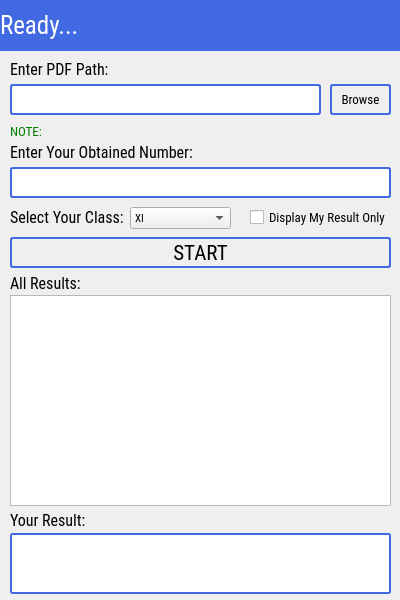
<?xml version="1.0" encoding="UTF-8"?>
<ui version="4.0">
 <class>Dialog</class>
 <widget class="QDialog" name="Dialog">
  <property name="geometry">
   <rect>
    <x>0</x>
    <y>0</y>
    <width>400</width>
    <height>600</height>
   </rect>
  </property>
  <property name="minimumSize">
   <size>
    <width>400</width>
    <height>600</height>
   </size>
  </property>
  <property name="maximumSize">
   <size>
    <width>400</width>
    <height>600</height>
   </size>
  </property>
  <property name="font">
   <font>
    <pointsize>8</pointsize>
   </font>
  </property>
  <property name="windowTitle">
   <string>Dialog</string>
  </property>
  <property name="styleSheet">
   <string notr="true"/>
  </property>
  <widget class="QLineEdit" name="pdfPathInput">
   <property name="geometry">
    <rect>
     <x>10</x>
     <y>84</y>
     <width>311</width>
     <height>31</height>
    </rect>
   </property>
   <property name="toolTip">
    <string>Enter PDF File path of result</string>
   </property>
   <property name="styleSheet">
    <string notr="true">border-style: solid;
border-radius: 3px;
border-color: royalblue;
border-width: 2px;</string>
   </property>
  </widget>
  <widget class="QLineEdit" name="obtNumberInput">
   <property name="geometry">
    <rect>
     <x>10</x>
     <y>167</y>
     <width>381</width>
     <height>31</height>
    </rect>
   </property>
   <property name="toolTip">
    <string>Enter Your Obtained Number </string>
   </property>
   <property name="styleSheet">
    <string notr="true">border-style: solid;
border-radius: 3px;
border-color: royalblue;
border-width: 2px;</string>
   </property>
  </widget>
  <widget class="QLabel" name="pdfPathLabel">
   <property name="geometry">
    <rect>
     <x>10</x>
     <y>61</y>
     <width>111</width>
     <height>16</height>
    </rect>
   </property>
   <property name="font">
    <font>
     <family>Roboto Condensed</family>
     <pointsize>12</pointsize>
    </font>
   </property>
   <property name="text">
    <string>Enter PDF Path:</string>
   </property>
  </widget>
  <widget class="QToolButton" name="browseButton">
   <property name="geometry">
    <rect>
     <x>330</x>
     <y>84</y>
     <width>61</width>
     <height>31</height>
    </rect>
   </property>
   <property name="font">
    <font>
     <family>Roboto Condensed</family>
     <pointsize>10</pointsize>
    </font>
   </property>
   <property name="toolTip">
    <string>Browse PDF File of Result</string>
   </property>
   <property name="styleSheet">
    <string notr="true">border-style: solid;
border-radius: 3px;
border-color: royalblue;
border-width: 2px;</string>
   </property>
   <property name="text">
    <string>Browse</string>
   </property>
  </widget>
  <widget class="QLabel" name="obtnumberlabel">
   <property name="geometry">
    <rect>
     <x>10</x>
     <y>144</y>
     <width>201</width>
     <height>16</height>
    </rect>
   </property>
   <property name="font">
    <font>
     <family>Roboto Condensed</family>
     <pointsize>12</pointsize>
    </font>
   </property>
   <property name="text">
    <string>Enter Your Obtained Number:</string>
   </property>
  </widget>
  <widget class="QPushButton" name="startButton">
   <property name="geometry">
    <rect>
     <x>10</x>
     <y>237</y>
     <width>381</width>
     <height>31</height>
    </rect>
   </property>
   <property name="font">
    <font>
     <family>Roboto Condensed</family>
     <pointsize>16</pointsize>
     <underline>false</underline>
     <strikeout>false</strikeout>
    </font>
   </property>
   <property name="focusPolicy">
    <enum>Qt::WheelFocus</enum>
   </property>
   <property name="styleSheet">
    <string notr="true">border-style: solid;
border-radius: 3px;
border-color: royalblue;
border-width: 2px;</string>
   </property>
   <property name="text">
    <string>START</string>
   </property>
  </widget>
  <widget class="QCheckBox" name="myResultCheck">
   <property name="geometry">
    <rect>
     <x>250</x>
     <y>209</y>
     <width>161</width>
     <height>17</height>
    </rect>
   </property>
   <property name="font">
    <font>
     <family>Roboto Condensed</family>
     <pointsize>10</pointsize>
    </font>
   </property>
   <property name="toolTip">
    <string>This will display only your result</string>
   </property>
   <property name="text">
    <string>Display My Result Only</string>
   </property>
  </widget>
  <widget class="QListWidget" name="allResultListWidget">
   <property name="geometry">
    <rect>
     <x>10</x>
     <y>295</y>
     <width>381</width>
     <height>211</height>
    </rect>
   </property>
   <property name="focusPolicy">
    <enum>Qt::StrongFocus</enum>
   </property>
   <property name="styleSheet">
    <string notr="true"/>
   </property>
   <property name="verticalScrollBarPolicy">
    <enum>Qt::ScrollBarAsNeeded</enum>
   </property>
   <property name="autoScrollMargin">
    <number>16</number>
   </property>
  </widget>
  <widget class="QLabel" name="allResultsLabel">
   <property name="geometry">
    <rect>
     <x>10</x>
     <y>275</y>
     <width>171</width>
     <height>16</height>
    </rect>
   </property>
   <property name="font">
    <font>
     <family>Roboto Condensed</family>
     <pointsize>12</pointsize>
    </font>
   </property>
   <property name="text">
    <string>All Results:</string>
   </property>
  </widget>
  <widget class="QLabel" name="yourResultLabel">
   <property name="geometry">
    <rect>
     <x>10</x>
     <y>512</y>
     <width>171</width>
     <height>16</height>
    </rect>
   </property>
   <property name="font">
    <font>
     <family>Roboto Condensed</family>
     <pointsize>12</pointsize>
    </font>
   </property>
   <property name="text">
    <string>Your Result:</string>
   </property>
  </widget>
  <widget class="QListWidget" name="yourResultListWidget">
   <property name="geometry">
    <rect>
     <x>10</x>
     <y>533</y>
     <width>381</width>
     <height>61</height>
    </rect>
   </property>
   <property name="styleSheet">
    <string notr="true">border-style: solid;
border-radius: 3px;
border-color: royalblue;
border-width: 2px;</string>
   </property>
  </widget>
  <widget class="QComboBox" name="classComboBox">
   <property name="geometry">
    <rect>
     <x>130</x>
     <y>207</y>
     <width>101</width>
     <height>22</height>
    </rect>
   </property>
   <property name="font">
    <font>
     <family>Roboto Condensed</family>
     <pointsize>8</pointsize>
    </font>
   </property>
   <property name="toolTip">
    <string>Select Your Class/Grade</string>
   </property>
   <property name="styleSheet">
    <string notr="true"/>
   </property>
   <item>
    <property name="text">
     <string>XI</string>
    </property>
   </item>
   <item>
    <property name="text">
     <string>XII</string>
    </property>
   </item>
  </widget>
  <widget class="QLabel" name="selectClassLabel">
   <property name="geometry">
    <rect>
     <x>10</x>
     <y>209</y>
     <width>121</width>
     <height>16</height>
    </rect>
   </property>
   <property name="font">
    <font>
     <family>Roboto Condensed</family>
     <pointsize>12</pointsize>
    </font>
   </property>
   <property name="text">
    <string>Select Your Class:</string>
   </property>
  </widget>
  <widget class="QLabel" name="Note">
   <property name="geometry">
    <rect>
     <x>10</x>
     <y>123</y>
     <width>41</width>
     <height>16</height>
    </rect>
   </property>
   <property name="font">
    <font>
     <family>Roboto Condensed</family>
     <pointsize>10</pointsize>
    </font>
   </property>
   <property name="styleSheet">
    <string notr="true">color:green;</string>
   </property>
   <property name="text">
    <string>NOTE:</string>
   </property>
  </widget>
  <widget class="QLabel" name="noteLabel">
   <property name="geometry">
    <rect>
     <x>50</x>
     <y>120</y>
     <width>341</width>
     <height>21</height>
    </rect>
   </property>
   <property name="font">
    <font>
     <family>Wrong time, right place</family>
     <pointsize>9</pointsize>
     <weight>50</weight>
     <italic>false</italic>
     <bold>false</bold>
     <underline>false</underline>
     <kerning>false</kerning>
    </font>
   </property>
   <property name="styleSheet">
    <string notr="true">color: green;</string>
   </property>
   <property name="text">
    <string/>
   </property>
  </widget>
  <widget class="QFrame" name="BlueFrame">
   <property name="geometry">
    <rect>
     <x>0</x>
     <y>0</y>
     <width>401</width>
     <height>51</height>
    </rect>
   </property>
   <property name="styleSheet">
    <string notr="true">background-color: royalblue;
</string>
   </property>
   <property name="frameShape">
    <enum>QFrame::NoFrame</enum>
   </property>
   <property name="frameShadow">
    <enum>QFrame::Plain</enum>
   </property>
   <widget class="QLabel" name="OnTopWaitLabel">
    <property name="geometry">
     <rect>
      <x>0</x>
      <y>0</y>
      <width>411</width>
      <height>51</height>
     </rect>
    </property>
    <property name="font">
     <font>
      <family>Roboto Condensed</family>
      <pointsize>19</pointsize>
     </font>
    </property>
    <property name="cursor">
     <cursorShape>ArrowCursor</cursorShape>
    </property>
    <property name="styleSheet">
     <string notr="true">color: white;</string>
    </property>
    <property name="text">
     <string>Ready...</string>
    </property>
   </widget>
  </widget>
 </widget>
 <resources/>
 <connections/>
</ui>
